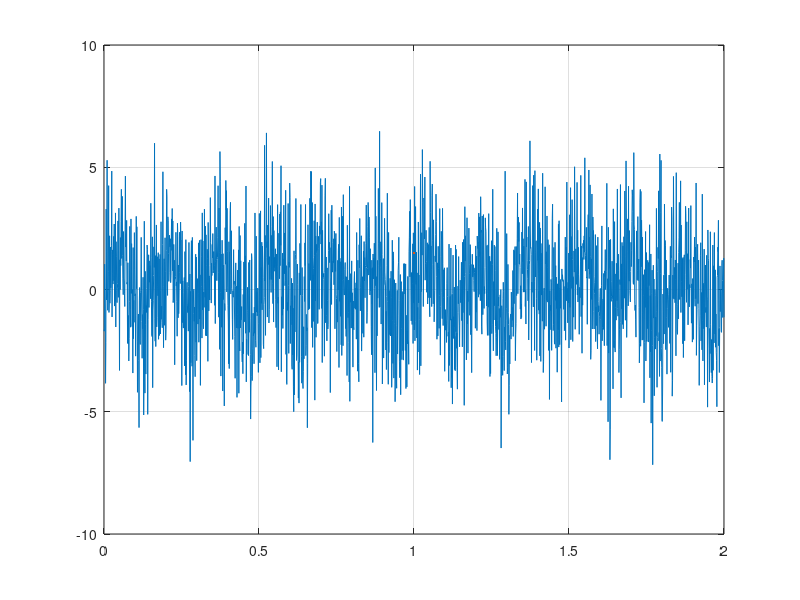

Here is the MATLAB script that generated this plot: (Note: this script raises an error after producing the figure.)
%% Q5
% Plot the signal. Is it possible to see the sinusoidal signal?
% Make a loop that adds 100 realizations of g and divide the resulting signal by 100. 
% Plot this new signal and compare it to the first g. 
% The last term in the signal is Gaussian noise added to the sinusoid. 
% Is this noise correlated with the signal? 
% Why does this procedure for getting a better signal-to-noise ratio work?
close all; clear; clc;

% Parameters
f0=6; %Hz  
fs=1000; %Hz
Ts = 1/fs;

% Given Sinusoid
g = sin (2*pi*f0*(0:2000)/fs) + 2*randn(1,2001); %in Matlab
axis = 0:Ts:(length(g)-1)*Ts;

plot(axis,g, LineWidth=1.5)
grid on
ylabel('Sinusoid g(t)', FontSize=22)
xlabel('Time (s)', FontSize=22)
title('Sinusoid from Parameters', FontSize=24)


%%
close all; clc;

% Make 100 realisations on the g(t)
g_100_real = g;
teljari = 0;
for k = 1:100
        temp_g = sin (2*pi*f0*(0:2000)/fs) + 2*randn(1,2001);
        g_100_real(1,:) = g_100_real(1,:) + temp_g; %in Matlab
    teljari = teljari +1
end

% divide the realised sinusoid
g_100_real = g_100_real/100;

figure
plot(axis,g_100_real, LineWidth=1.5)
grid on
ylabel('Sinusoid g(t)', FontSize=22)
xlabel('Time (s)', FontSize=22)
title('Sinusoid after 100 realisations', FontSize=24)